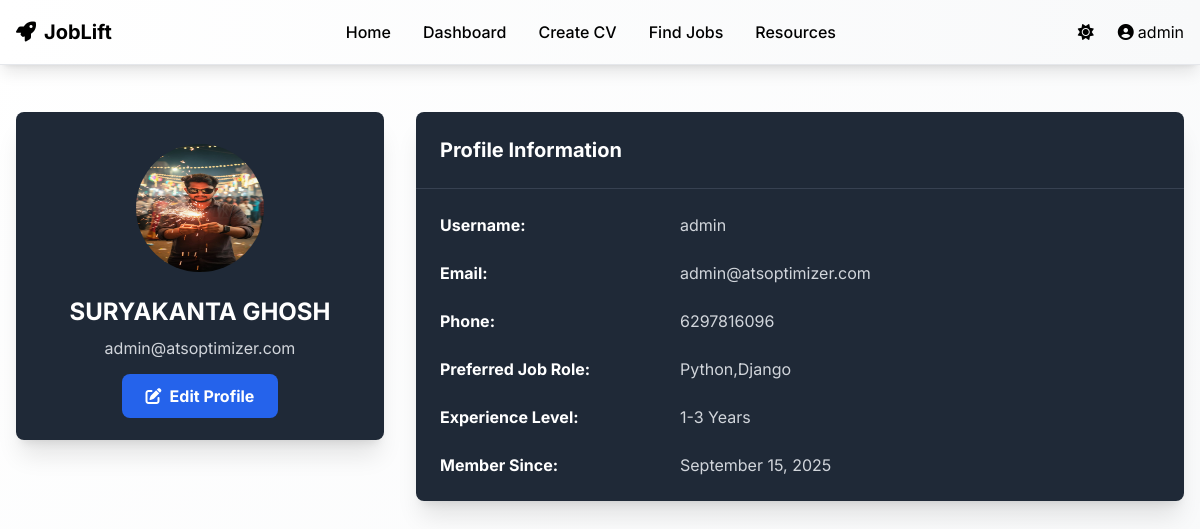
Page /accounts/profile/ (signed in) on the committed database.
### accounts/models.py (models this page shows)
class CustomUser(AbstractUser):
    email = models.EmailField(unique=True)
    phone = models.CharField(max_length=15, blank=True)
    profile_picture = models.ImageField(upload_to='profiles/', blank=True, null=True)
    preferred_job_role = models.CharField(max_length=100, blank=True)
    experience_level = models.CharField(max_length=20, choices=[
        ('fresher', 'Fresher'),
        ('1-3', '1-3 Years'),
        ('3-5', '3-5 Years'),
        ('5+', '5+ Years')
    ], default='fresher')
    created_at = models.DateTimeField(auto_now_add=True)
    updated_at = models.DateTimeField(auto_now=True)
    USERNAME_FIELD = 'email'
    REQUIRED_FIELDS = ['username']

### accounts/views.py (the view)
# urls.py: path('profile/', views.ProfileView.as_view(), name='profile'),
class ProfileView(LoginRequiredMixin, TemplateView):
    template_name = 'accounts/profile.html'

### templates/accounts/profile.html (shortened to what this page needs)
{% extends 'base.html' %}
{% load static %}
{% block content %}
<div class="max-w-7xl mx-auto px-4 py-12">
    <div class="grid grid-cols-1 lg:grid-cols-3 gap-8">
        <div class="lg:col-span-1">
            <div class="bg-gray-800 shadow-xl rounded-lg">
                <div class="p-8 text-center">
                    {% if user.profile_picture %}
                        <img src="{{ user.profile_picture.url }}" alt="Profile" class="w-32 h-32 rounded-full mx-auto mb-6">
                    {% else %}
                        <div class="w-32 h-32 bg-blue-600 rounded-full flex items-center justify-center mx-auto mb-6">
                            <i class="fas fa-user text-4xl text-white"></i>
                        </div>
                    {% endif %}
                    <h4 class="text-2xl font-bold text-white mb-2">{{ user.get_full_name|default:user.username }}</h4>
                    <p class="text-gray-300 mb-6">{{ user.email }}</p>
                    <a href="{% url 'accounts:edit_profile' %}" class="bg-blue-600 hover:bg-blue-700 text-white font-bold py-3 px-6 rounded-lg">
                        <i class="fas fa-edit mr-2"></i>Edit Profile
                    </a>
                </div>
            </div>
        </div>
        <div class="lg:col-span-2">
            <div class="bg-gray-800 shadow-xl rounded-lg">
                <div class="p-6 border-b border-gray-700">
                    <h5 class="text-xl font-bold text-white">Profile Information</h5>
                </div>
                <div class="p-6">
                    <div class="grid grid-cols-1 gap-6">
                        <div class="flex flex-col sm:flex-row">
                            <div class="sm:w-1/3">
                                <strong class="text-white">Username:</strong>
                            </div>
                            <div class="sm:w-2/3">
                                <span class="text-gray-300">{{ user.username }}</span>
                            </div>
                        </div>
                        <div class="flex flex-col sm:flex-row">
                            <div class="sm:w-1/3">
                                <strong class="text-white">Email:</strong>
                            </div>
                            <div class="sm:w-2/3">
                                <span class="text-gray-300">{{ user.email }}</span>
                            </div>
                        </div>
                        <div class="flex flex-col sm:flex-row">
                            <div class="sm:w-1/3">
                                <strong class="text-white">Phone:</strong>
                            </div>
                            <div class="sm:w-2/3">
                                <span class="text-gray-300">{{ user.phone|default:"Not provided" }}</span>
                            </div>
                        </div>
                        <div class="flex flex-col sm:flex-row">
                            <div class="sm:w-1/3">
                                <strong class="text-white">Preferred Job Role:</strong>
                            </div>
                            <div class="sm:w-2/3">
                                <span class="text-gray-300">{{ user.preferred_job_role|default:"Not specified" }}</span>
                            </div>
                        </div>
                        <div class="flex flex-col sm:flex-row">
                            <div class="sm:w-1/3">
                                <strong class="text-white">Experience Level:</strong>
                            </div>
                            <div class="sm:w-2/3">
                                <span class="text-gray-300">{{ user.get_experience_level_display }}</span>
                            </div>
                        </div>
                        <div class="flex flex-col sm:flex-row">
                            <div class="sm:w-1/3">
                                <strong class="text-white">Member Since:</strong>
                            </div>
                            <div class="sm:w-2/3">
                                <span class="text-gray-300">{{ user.date_joined|date:"F d, Y" }}</span>
                            </div>
                        </div>
                    </div>
                </div>
            </div>
        </div>
    </div>
</div>
{% endblock %}

### templates/base.html (shortened to what this page needs)
<!DOCTYPE html>
<html lang="en">
<head>
    <script src="https://cdn.tailwindcss.com"></script>
    <link href="https://cdnjs.cloudflare.com/ajax/libs/font-awesome/6.4.0/css/all.min.css" rel="stylesheet">
</head>
<body class="bg-white text-black font-inter min-h-screen light-theme">
    <nav class="bg-white shadow-lg border-b border-gray-200 text-gray-900 fixed top-0 w-full z-50">
        <div class="max-w-7xl mx-auto px-4">
            <div class="flex justify-between items-center h-16">
                <a href="{% url 'core:home' %}" class="flex items-center font-bold text-xl">
                    <i class="fas fa-rocket mr-2"></i>JobLift
                </a>
                <div class="hidden md:flex items-center space-x-8">
                    <a href="{% url 'core:home' %}" class="text-gray-700 hover:text-blue-600 font-medium transition-colors">Home</a>
                    {% if user.is_authenticated %}
                    <a href="{% url 'core:dashboard' %}" class="text-gray-700 hover:text-blue-600 font-medium transition-colors">Dashboard</a>
                    <a href="{% url 'cv_optimizer:create' %}" class="text-gray-700 hover:text-blue-600 font-medium transition-colors">Create CV</a>
                    <a href="{% url 'job_scraper:search' %}" class="text-gray-700 hover:text-blue-600 font-medium transition-colors">Find Jobs</a>
                    {% endif %}
                    <a href="{% url 'core:resources' %}" class="text-gray-700 hover:text-blue-600 font-medium transition-colors">Resources</a>
                </div>
                <div class="flex items-center space-x-4">
                    <button id="themeToggle" class="p-2 rounded-lg hover:bg-gray-100 transition-colors" onclick="toggleTheme()">
                        <i class="fas fa-sun text-gray-600" id="themeIcon"></i>
                    </button>
                    {% if user.is_authenticated %}
                    <div class="relative group">
                        <button class="flex items-center text-gray-700 hover:text-blue-600 transition-colors">
                            <i class="fas fa-user-circle mr-1"></i>{{ user.username }}
                        </button>
                    </div>
                    {% else %}
                    <a href="{% url 'accounts:login' %}" class="text-gray-700 hover:text-blue-600 transition-colors">Login</a>
                    <a href="{% url 'accounts:register' %}" class="bg-blue-600 text-white px-4 py-2 rounded-lg hover:bg-blue-700 transition-colors">Register</a>
                    {% endif %}
                </div>
            </div>
        </div>
    </nav>
    <main class="pt-16 min-h-screen">
        {% block content %}
        {% endblock %}
    </main>
    {% load static %}
</body>
</html>

### templates/base.html (style rules this page uses)
.light-theme { background: linear-gradient(135deg, #ffffff 0%, #f8f9fa 100%) !important; color: #000000 !important; }
.light-theme nav { background: linear-gradient(90deg, #ffffff 0%, #f8f9fa 100%) !important; color: #000000 !important; }

### rows in the picture
CustomUser: username "admin", profile_picture (picture), get_full_name "SURYAKANTA GHOSH", email "admin@atsoptimizer.com", phone "6297816096", preferred_job_role "Python,Django", experience_level "1-3 Years", date_joined "September 15, 2025"
